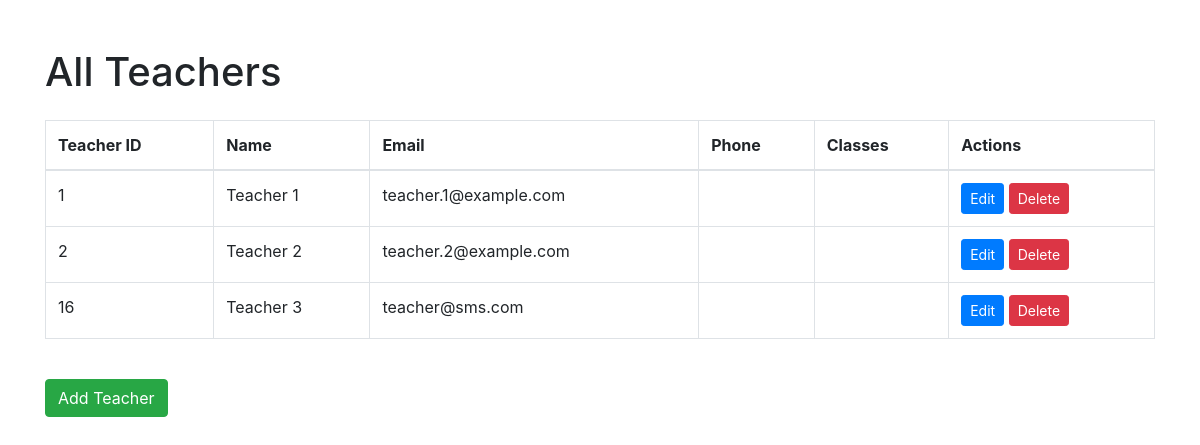
Page /admin/teacher.php on the earlier database version.
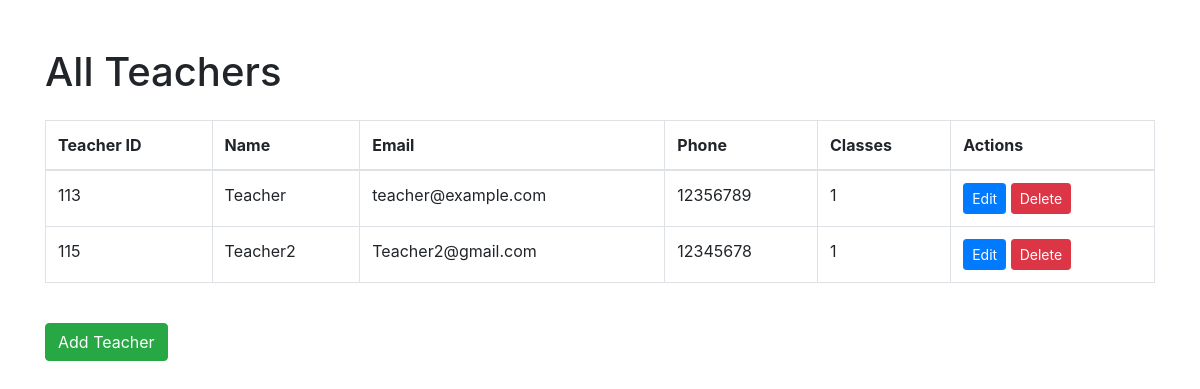
Same page on the later database version.
### tables this page shows
CREATE TABLE `accounts` (
  `id` int(11) NOT NULL,
  `type` varchar(50) NOT NULL,
  `email` varchar(50) NOT NULL,
  `password` text NOT NULL,
  `name` text NOT NULL,
  `class_id` int(11) DEFAULT NULL,
  `phone` varchar(15) NOT NULL
);

CREATE TABLE `classes` (
  `id` int(11) NOT NULL,
  `title` text NOT NULL,
  `section` varchar(50) NOT NULL,
  `added_date` date NOT NULL
);

### admin/teacher.php (the view, shortened to what this page needs)
<?php
include('../includes/config.php');
$teachers_sql = "SELECT * FROM accounts WHERE type = 'teacher'";
$teachers_query = mysqli_query($db_conn, $teachers_sql);
?>
<!DOCTYPE html>
<html lang="en">
<head>
    <link href="https://stackpath.bootstrapcdn.com/bootstrap/4.5.2/css/bootstrap.min.css" rel="stylesheet">
</head>
<body>
    <div class="container mt-5">
        <h1 class="mb-4">All Teachers</h1>
        <table class="table table-bordered">
            <thead>
                <tr>
                    <th>Teacher ID</th>
                    <th>Name</th>
                    <th>Email</th>
                    <th>Phone</th>
                    <th>Classes</th>
                    <th>Actions</th>
                </tr>
            </thead>
            <tbody>
                <?php while ($teacher = mysqli_fetch_assoc($teachers_query)): ?>
                    <tr>
                        <td><?php echo htmlspecialchars($teacher['id']); ?></td>
                        <td><?php echo htmlspecialchars($teacher['name']); ?></td>
                        <td><?php echo htmlspecialchars($teacher['email']); ?></td>
                        <td><?php echo htmlspecialchars($teacher['phone']); ?></td>
                        <td>
                            <?php
                            $teacher_classes_sql = "SELECT c.title FROM teacher_classes tc JOIN classes c ON tc.class_id = c.id WHERE tc.teacher_id = " . $teacher['id'];
                            $teacher_classes_query = mysqli_query($db_conn, $teacher_classes_sql);
                            while ($class = mysqli_fetch_assoc($teacher_classes_query)) {
                                echo htmlspecialchars($class['title']) . "<br>";
                            }
                            ?>
                        </td>
                        <td>
                            <a href="?edit_id=<?php echo $teacher['id']; ?>" class="btn btn-primary btn-sm">Edit</a>
                            <a href="?delete_id=<?php echo $teacher['id']; ?>" class="btn btn-danger btn-sm" onclick="return confirm('Are you sure you want to delete this teacher?');">Delete</a>
                        </td>
                    </tr>
                <?php endwhile; ?>
            </tbody>
        </table>
        <button class="btn btn-success mt-4" data-toggle="modal" data-target="#addTeacherModal">Add Teacher</button>
    </div>
</body>
</html>

Differences in the rows shown:
removed accounts: id "1", name "Teacher 1", email "teacher.1@example.com"
removed accounts: id "2", name "Teacher 2", email "teacher.2@example.com"
removed accounts: id "16", name "Teacher 3", email "teacher@sms.com"
added accounts: id "113", name "Teacher", email "teacher@example.com", phone "12356789"
added classes: title "1"
added accounts: id "115", name "Teacher2", email "Teacher2@gmail.com", phone "12345678"
